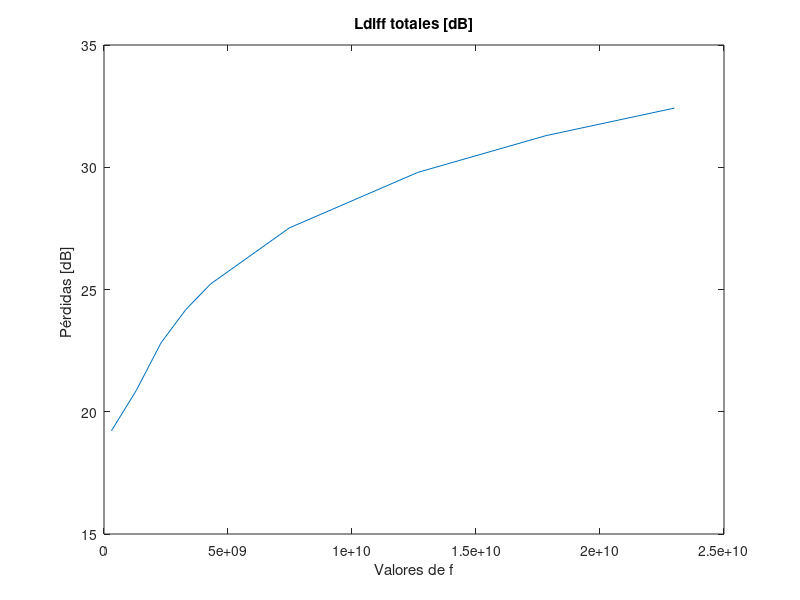

MATLAB code for this plot:
clear;clc;close all;
K      = 4/3;
c      = 3e8;
f      = [300,1300, 2300, 3300, 4300,7475,12650, 17825, 23000].*1e6;
lambda = c./f;
d      = 20.09e3;
R0     = 6370e3;
Re     = R0*K;
h1     = 807;
h2     = 813;
e  = [797 800 815 799 735 760 788 805];
a  = [10 0 0 0 0 0 0  8];
d1 = [0 0.806e3 1.910e3 3.721e3 7.831e3 10.955e3 14.965e3 d];
d2 = d - d1;

flecha         = d1.*d2/(2*Re);
altura_rayo    = ((e(end)+a(end)-e(1)-a(1))/d)*d1 + e(1)+a(1);
despejamiento  = e + flecha - altura_rayo;
    
numero_iteraciones    = size(lambda);
columnas              = size(f);

for iteracion=1:numero_iteraciones(2)
    R1(iteracion,:) = sqrt(lambda(1,iteracion)*d1.*d2/d); %Altura del primer rayo de Fresnel    
end

despejamiento(:,1)    =[];
despejamiento(:,end)  =[];
d1(:,1)        =[];
d1(:,end)      =[];
R1(:,1)        =[];
R1(:,end)      =[];
e(:,1) = [];
e(:,end) = [];

d2=d-d1;

uve           = sqrt(2)*despejamiento./R1;
Ldif_iterado  = 6.9 + 20*log10(sqrt((uve-0.1).^2 +1) + uve-0.1);

altura_rayo(:,1) = [];
altura_rayo(:,end) = [];

flecha        = (d1.*d2)/(2*Re);
despejamiento =  e + flecha - altura_rayo;
for iteracion=1:numero_iteraciones(2)       
    uve_iterado(iteracion,:)   = sqrt(2)*despejamiento./R1(iteracion,:);   
end

d_izq   = d1(2);
d1_izq  = d1(1);
d2_izq  = d1(2)-d1(1);
h2_izq  = e(2);
h1_izq  = h1;
AlturaRayo_izq   = ((h2_izq-h1_izq)/d_izq)*d1_izq+h1_izq;


Flecha_izquierda        = (d1_izq*d2_izq)/(2*Re);
Despejamiento_izquierda = Flecha_izquierda + e(1) - AlturaRayo_izq;      
        
d_drch  = d2(2);
d1_drch = d1(3)-d1(2);
d2_drch = d2(3);
h2_drch = h2;
h1_drch = e(2);
AlturaRayo_drch  = ((h2_drch-h1_drch)/d_drch)*d1_drch+h1_drch;

Flecha_derecha        = (d1_drch*d2_drch)/(2*Re);
Despejamiento_derecha = Flecha_derecha + e(3) - AlturaRayo_drch;   

C =10+0.04*(d1(2)/1000+d2(2)/1000);

figure(1);title("Ldiff totales")
for iteracion=1:numero_iteraciones(2)

   %IZQUIERDA 
        R1_izq(iteracion,:)        = sqrt(lambda(1,iteracion)*d1_izq*d2_izq/d_izq);  
       
        uve_izquiera(iteracion,:)  = sqrt(2)*(Despejamiento_izquierda/R1_izq(iteracion,:));
        
        if(uve_izquiera(iteracion,:)<-0.78)
          Lad_izquierda(iteracion,:) =0;
        else         
          Lad_izquierda(iteracion,:) = 6.9 + 20*log10(sqrt((uve_izquiera(iteracion,:)-0.1).^2 +1) + uve_izquiera(iteracion,:)-0.1)
        end
      
   %DERECHA
     
        R1_drch(iteracion,:)     = sqrt(lambda(1,iteracion)*d1_drch*d2_drch/d_drch);
        
        uve_derecha(iteracion,:) = sqrt(2)*(Despejamiento_derecha/R1_drch(iteracion,:));
        
        if(uve_derecha(iteracion,:)<-0.78)
          Lad_derecha(iteracion,:) =0;
        else
          Lad_derecha(iteracion,:)  = 6.9 + 20*log10(sqrt((uve_derecha(iteracion,:)-0.1).^2 +1) + uve_derecha(iteracion,:)-0.1)
        end
        
        T(iteracion,:) =1-exp(-(max(Ldif_iterado(iteracion,:)))/6);
   
   Ldiff_totales(iteracion,:) = max(Ldif_iterado(iteracion,2)) + T(iteracion,:)*(Lad_derecha(iteracion,:) + Lad_izquierda(iteracion,:) + C)

   
end
plot(f,Ldiff_totales);title("Ldiff totales [dB]");
ylabel("Pérdidas [dB] ");xlabel("Valores de f");


Peridas = [Lad_izquierda(:,1) Ldiff_totales(:,1) Lad_derecha(:,1)]